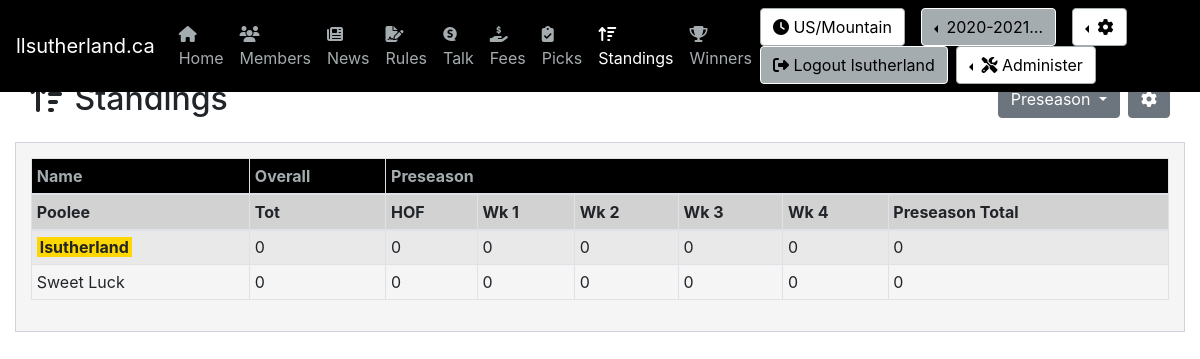
Page /standings/ (signed in) on the earlier database version.
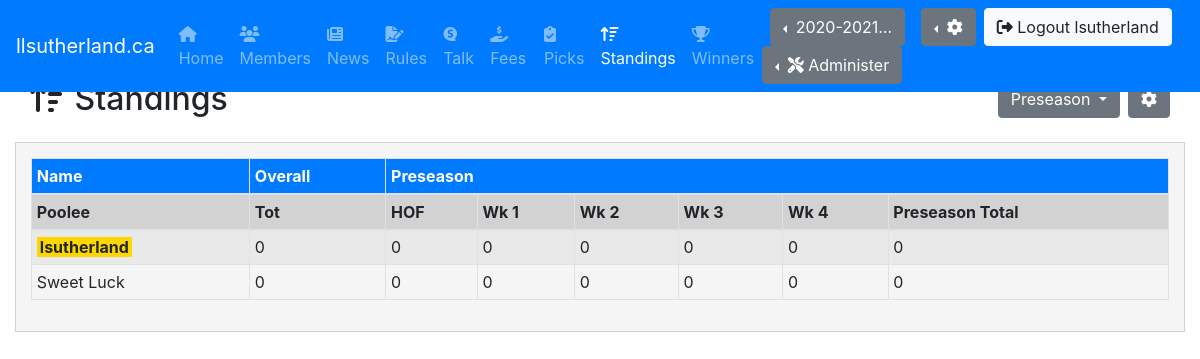
Same page on the later database version.
### pool/models.py (models this page shows, shortened)
class CustomUser(AbstractUser):
    US_EST = 'US/Eastern'
    TZS = [
        ('US/Alaska', 'US/Alaska'),
        ('US/Arizona','US/Arizona'),
        ('US/Central','US/Central'),
        (US_EST,'US/Eastern'),
        ('US/Hawaii','US/Hawaii'),
        ('US/Mountain','US/Mountain'),
        ('US/Pacific','US/Pacific'),
        ('Europe/Amsterdam','Europe/Amsterdam'),
        ('Europe/Athens','Europe/Athens'),
        ('Europe/Belgrade','Europe/Belgrade'),
        ('Europe/Berlin','Europe/Berlin'),
        ('Europe/Brussels','Europe/Brussels'),
        ('Europe/Bucharest','Europe/Bucharest'),
        ('Europe/Budapest','Europe/Budapest'),
        ('Europe/Copenhagen','Europe/Copenhagen'),
        ('Europe/Dublin','Europe/Dublin'),
        ('Europe/Gibraltar','Europe/Gibraltar'),
        ('Europe/Helsinki','Europe/Helsinki'),
        ('Europe/Istanbul','Europe/Istanbul'),
        ('Europe/Kiev','Europe/Kiev'),
        ('Europe/Lisbon','Europe/Lisbon'),
        ('Europe/London','Europe/London'),
        ('Europe/Luxembourg','Europe/Luxembourg'),
        ('Europe/Madrid','Europe/Madrid'),
        ('Europe/Malta','Europe/Malta'),
        ('Europe/Moscow','Europe/Moscow'),
        ('Europe/Oslo','Europe/Oslo'),
        ('Europe/Paris','Europe/Paris'),
        ('Europe/Prague','Europe/Prague'),
        ('Europe/Rome','Europe/Rome'),
        ('Europe/Sarajevo','Europe/Sarajevo'),
        ('Europe/Stockholm','Europe/Stockholm'),
        ('Europe/Vienna','Europe/Vienna'),
        ('Europe/Volgograd','Europe/Volgograd'),
        ('Europe/Warsaw','Europe/Warsaw'),
        ('Europe/Zurich','Europe/Zurich')
    ]
    username_validator = MyValidator()
    username = models.CharField(
        _('username'),
        max_length=150,
        unique=True,
        help_text=_('Required. 150 characters or fewer. Names and numbers only.'),
        validators=[username_validator],
            error_messages={
            'unique': _("A user with that username already exists."),
        },
    )
    mobile = models.CharField(max_length=20, blank=True, null=True)
    image = models.ImageField(upload_to='profile_image', blank=True, null=True)
    favorite_team = models.ForeignKey(Team, on_delete=models.CASCADE, blank=True, null=True)
    timezone = models.CharField(max_length=50, blank=False, null=False, default=US_EST, choices=TZS)

class Season(models.Model):
    name = models.CharField(max_length=50, blank=False, null=False)
    effective_date = models.DateField(blank=False, null=False)
    effective_end_date = models.DateField(blank=False, null=False)
    is_active = models.BooleanField(default=True)

### pool/views.py (the view)
# urls.py: path('standings/', views.standings_view, name='standings'),
def standings_view(request):
    template = 'standings/standings.html'
    if not 'selected_week_type_id' in request.session:
        selected_week_type_id = 1
        request.session['selected_week_type_id'] = 1
    else:
        selected_week_type_id = request.session['selected_week_type_id']
    args = get_standings_args(request, selected_week_type_id)
    return render(request, template, args)

### pool/views.py (called while the page is built)
def get_current(request):
    current_season = None
    current_week = None
    seasons = []
    prefs = None
    request.session['django_timezone'] = request.user.timezone
    try:
        current_season = get_current_season(request)
        current_week = get_current_week(request)
        seasons = get_seasons()
        prefs = get_preferences(request)
    except Exception as e:
        print(e)
    return {
        'preferences' : prefs,
        'current_season': current_season,
        'current_week' : current_week,
        'seasons' : seasons
    }

def get_preferences(request):
    return Preferences.objects.get(user_id = request.user.id)

def get_seasons():
    return Season.objects.order_by('-effective_date')

def get_current_season(request):
    active_season = Season.objects.get(is_active=True)
    current_season_id = request.session['current_season_id']
    if not active_season.id == current_season_id:
        request.session['current_season_id'] = active_season.id
        return Season.objects.get(id=active_season.id)
    else:
        return Season.objects.get(id=current_season_id)

### utils/season_helper.py (called while the page is built)
def get_now():
    return timezone.now()

### pool/templates/standings/standings.html (shortened to what this page needs)
{% extends 'base.html' %}
{% block body %}
{% block container_type %}
  <div class="container{% if preferences.site_width == 'wide' %}-fluid{% endif %}">
{% endblock %}
<div class="row">
  <div class="col">
    <h2 class="mb-4"><i class="fas fa-sort-amount-up"></i> Standings</h2>
  </div>
  <div class="col">
    {% include 'standings/week_selector.html' %}
  </div>
</div>
<div class="row mb-3">
    <div class="col themed-grid-col">
        {% if selected_week_type.id == 1 %}
            {% include 'standings/pre.html' %}
        {% elif selected_week_type.id == 2 %}
            {% include 'standings/reg.html' %}
        {% elif selected_week_type.id == 3 %}
            {% include 'standings/post.html' %}
        {% else %}
            {% include 'standings/all.html' %}
        {% endif %}
    </div>
</div>
{% endblock %}

### pool/templates/nav/no-fav-team.html (shortened to what this page needs)
<nav class="navbar navbar-expand-md navbar-dark fixed-top bg-primary">
        <a class="navbar-brand" href="#">llsutherland.ca</a>
        <div class="collapse navbar-collapse" id="navbarCollapse">
            <ul class="navbar-nav mr-auto">
                <li class="nav-item">
                    <a class="nav-link {% if request.resolver_match.url_name == "home" %}active{% endif %}" href="{% url 'home'  %}"><i class="fas fa-home"></i> Home</a>
                </li>
                <li class="nav-item">
                    <a class="nav-link {% if request.resolver_match.url_name == "members" %}active{% endif %}" href="{% url 'members'  %}"><i class="fas fa-users"></i> Members</a>
                </li>
                <li class="nav-item">
                    <a class="nav-link {% if request.resolver_match.url_name == "news" %}active{% endif %}" href="{% url 'news'  %}"><i class="fas fa-newspaper"></i> News</a>
                </li>
                <li class="nav-item">
                    <a class="nav-link {% if request.resolver_match.url_name == "rules" %}active{% endif %}" href="{% url 'rules'  %}"><i class="fas fa-file-signature"></i> Rules</a>
                </li>
                <li class="nav-item">
                    <a class="nav-link {% if request.resolver_match.url_name == "talk" %}active{% endif %}" href="{% url 'talk'  %}"><i class="fab fa-speakap"></i> Talk</a>
                </li>
                <li class="nav-item">
                    <a class="nav-link {% if request.resolver_match.url_name == "fees" %}active{% endif %}" href="{% url 'fees'  %}"><i class="fas fa-hand-holding-usd"></i> Fees</a>
                </li>
                <li class="nav-item">
                    <a class="nav-link {% if request.resolver_match.url_name == "picks" %}active{% endif %}" href="{% url 'picks' %}"><i class="fas fa-clipboard-check"></i> Picks</a>
                </li>
                <li class="nav-item">
                    <a class="nav-link {% if request.resolver_match.url_name == "standings" %}active{% endif %}" href="{% url 'standings'%}""><i class="fas fa-sort-amount-up"></i> Standings</a>
                </li>
                <li class="nav-item">
                    <a class="nav-link {% if request.resolver_match.url_name == "winners" %}active{% endif %}" href="{% url 'winners'  %}"><i class="fas fa-trophy"></i> Winners</a>
                </li>
            </ul>
            <form class="form-inline mt-2 mt-md-0">
                <div class="dropdown dropleft pl-2 pr-2">
                {% if current_season %}
                    <a class="btn btn-secondary dropdown-toggle" href="#" role="button" id="dropdownSeason" data-toggle="dropdown" aria-haspopup="true" aria-expanded="false">
                        {{current_season.name | truncatechars:10}}
                    </a>
                {% endif %}
                </div>
                <div class="dropdown dropleft pl-2 pr-2">
                    <a class="btn btn-secondary dropdown-toggle" href="#" role="button" id="dropdownProfile" data-toggle="dropdown" aria-haspopup="true" aria-expanded="false">
                        <i class="fas fa-cog"></i>
                    </a>
                </div>
                <a class="btn btn-light mr-2 my-2 my-sm-0" href="{% url 'logout' %}"><i class="fas fa-sign-out-alt"></i> Logout {{user.username}}</a>
                {% if user.is_staff %}
                    <div class="dropdown dropleft">
                        <button class="btn btn-secondary dropdown-toggle" type="button" id="dropdownMenuButton" data-toggle="dropdown" aria-haspopup="true" aria-expanded="false">
                            <i class="fas fa-tools"></i> Administer
                        </button>
                    </div>
                {% endif %}
            </form>
        </div>
    </nav>

### pool/templates/standings/pre.html
<table class="table table-sm table-striped table-bordered table-hover">
    <thead>
    {% if user.favorite_team %}
        <tr style="background-color:{{user.favorite_team.color_01}};color:{{user.favorite_team.color_03}};border-color:{{user.favorite_team.color_03}}">
    {% else %}
        <tr class="bg-primary text-white">
    {% endif %}
        <th>Name</th>
        <th>Overall</th>
        <th colspan="6">Preseason</th>
    </tr>
    <tr class="table-active">
        <th>Poolee</th>
        <th>Tot</th>
        <th>HOF</th>
        <th>Wk 1</th>
        <th>Wk 2</th>
        <th>Wk 3</th>
        <th>Wk 4</th>
        <th>Preseason Total</th>
    </tr>
    </thead>
    <tbody>
        {% for item in items %}
        <tr>
            <td><span {% if request.user.username == item.user.username %} class="highlight-user"{% endif %}>{{item.user.username}}</span></td>
            <td>{{item.overall_total}}</td>
            <td>{{item.pre_hof}}</td>
            <td>{{item.pre_week_1}}</td>
            <td>{{item.pre_week_2}}</td>
            <td>{{item.pre_week_3}}</td>
            <td>{{item.pre_week_4}}</td>
            <td>{{item.pre_total}}</td>
        </tr>
        {% endfor %}
    </tbody>
</table>

### pool/templates/nav/fav-team.html (shortened to what the changed rows need)
<nav class="navbar navbar-expand-md navbar-dark fixed-top" style="background-color: {{user.favorite_team.color_01}};">
        <a class="navbar-brand" href="#">llsutherland.ca</a>
        <div class="collapse navbar-collapse" id="navbarCollapse">
            <ul class="navbar-nav mr-auto">
                <li class="nav-item">
                    <a class="nav-link" href="{% url 'home'  %}" style="{% if request.resolver_match.url_name == "home" %}color:{{user.favorite_team.color_02}};{% else %}color:{{user.favorite_team.color_03}};{% endif %}"><i class="fas fa-home"></i> Home</a>
                </li>
                <li class="nav-item">
                    <a class="nav-link" href="{% url 'members'  %}" style="{% if request.resolver_match.url_name == "members" %}color:{{user.favorite_team.color_02}};{% else %}color:{{user.favorite_team.color_03}};{% endif %}"><i class="fas fa-users"></i> Members</a>
                </li>
                <li class="nav-item">
                    <a class="nav-link" href="{% url 'news'  %}" style="{% if request.resolver_match.url_name == "news" %}color:{{user.favorite_team.color_02}};{% else %}color:{{user.favorite_team.color_03}};{% endif %}"><i class="fas fa-newspaper"></i> News</a>
                </li>
                <li class="nav-item">
                    <a class="nav-link" href="{% url 'rules'  %}" style="{% if request.resolver_match.url_name == "rules" %}color:{{user.favorite_team.color_02}};{% else %}color:{{user.favorite_team.color_03}};{% endif %}"><i class="fas fa-file-signature"></i> Rules</a>
                </li>
                <li class="nav-item">
                    <a class="nav-link" href="{% url 'talk'  %}" style="{% if request.resolver_match.url_name == "talk" %}color:{{user.favorite_team.color_02}};{% else %}color:{{user.favorite_team.color_03}};{% endif %}"><i class="fab fa-speakap"></i> Talk</a>
                </li>
                <li class="nav-item">
                    <a class="nav-link" href="{% url 'fees'  %}" style="{% if request.resolver_match.url_name == "fees" %}color:{{user.favorite_team.color_02}};{% else %}color:{{user.favorite_team.color_03}};{% endif %}"><i class="fas fa-hand-holding-usd"></i> Fees</a>
                </li>
                <li class="nav-item">
                    <a class="nav-link" href="{% url 'picks'  %}" style="{% if request.resolver_match.url_name == "picks" %}color:{{user.favorite_team.color_02}};{% else %}color:{{user.favorite_team.color_03}};{% endif %}"><i class="fas fa-clipboard-check"></i> Picks</a>
                </li>
                <li class="nav-item">
                    <a class="nav-link" href="{% url 'standings'  %}" style="{% if request.resolver_match.url_name == "standings" %}color:{{user.favorite_team.color_02}};{% else %}color:{{user.favorite_team.color_03}};{% endif %}"><i class="fas fa-sort-amount-up"></i> Standings</a>
                </li>
                <li class="nav-item">
                    <a class="nav-link" href="{% url 'winners'  %}" style="{% if request.resolver_match.url_name == "winners" %}color:{{user.favorite_team.color_02}};{% else %}color:{{user.favorite_team.color_03}};{% endif %}"><i class="fas fa-trophy"></i> Winners</a>
                </li>
            </ul>
            <form class="form-inline mt-2 mt-md-0">
            <a class="btn btn-light mr-2 my-2 my-sm-0" href="" style="background-color:{{user.favorite_team.color_02}};color:{{user.favorite_team.color_01}};border-color:{{user.favorite_team.color_03}}"><i class="fas fa-clock"></i> {{request.session.django_timezone}}</a>
            {% if current_season %}
                <div class="dropdown dropleft pl-2 pr-2">
                    <a class="btn btn-secondary dropdown-toggle" style="background-color:{{user.favorite_team.color_03}};color:{{user.favorite_team.color_01}};border-color:{{user.favorite_team.color_02}}" href="#" role="button" id="dropdownSeason" data-toggle="dropdown" aria-haspopup="true" aria-expanded="false">
                        {{current_season.name| truncatechars:10}}
                    </a>
            {% endif %}
                </div>
                <div class="dropdown dropleft pl-2 pr-2">
                    <a class="btn btn-secondary dropdown-toggle" style="background-color:{{user.favorite_team.color_02}};color:{{user.favorite_team.color_01}};border-color:{{user.favorite_team.color_03}}" href="#" role="button" id="dropdownProfile" data-toggle="dropdown" aria-haspopup="true" aria-expanded="false">
                        <i class="fas fa-cog"></i>
                    </a>
                </div>
                <a class="btn btn-success mr-2 my-2 my-sm-0" href="{% url 'logout' %}" style="background-color:{{user.favorite_team.color_03}};color:{{user.favorite_team.color_01}};border-color:{{user.favorite_team.color_02}}"><i class="fas fa-sign-out-alt"></i> Logout {{user.username}}</a>
                {% if user.is_staff %}
                    <div class="dropdown dropleft">
                        <button class="btn btn-secondary dropdown-toggle" style="background-color:{{user.favorite_team.color_02}};color:{{user.favorite_team.color_01}};border-color:{{user.favorite_team.color_03}}" type="button" id="dropdownMenuButton" data-toggle="dropdown" aria-haspopup="true" aria-expanded="false">
                            <i class="fas fa-tools"></i> Administer
                        </button>
                    </div>
                {% endif %}
            </form>
        </div>
    </nav>

Differences in the rows shown:
changed CustomUser (number 1 of 2 on the later page): favorite_team_id 25 → empty (drawn); session.django_timezone "US/Mountain" → (not shown)
